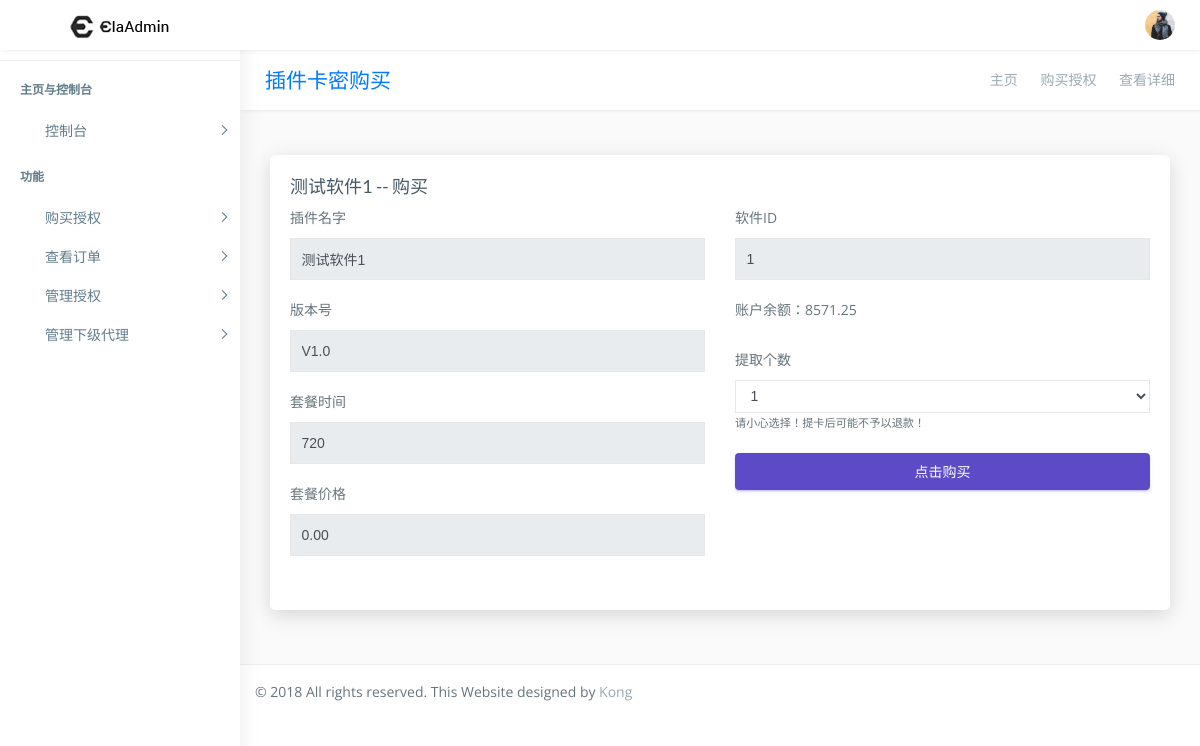
The page /shop/item/1/ (signed in) on the database as committed earlier.
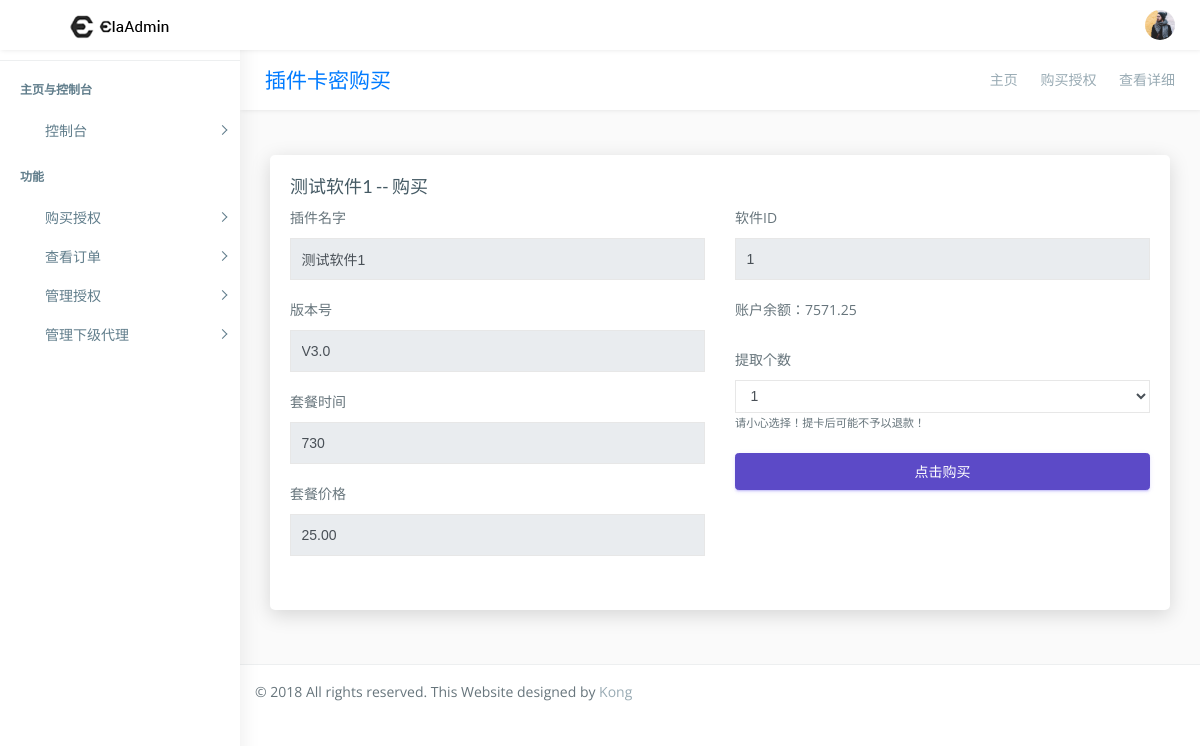
The same page on the database as committed later.
### main_app/models.py (models this page shows, shortened)
class Software(models.Model):
    software_id = models.PositiveIntegerField(verbose_name="软件ID", unique=True)
    software_name = models.CharField(verbose_name="软件名", max_length=30)
    software_version_number = models.CharField(verbose_name="软件版本号", max_length=30,default="V1.0")
    software_each_time = models.PositiveIntegerField(verbose_name="套餐时间（按小时计算）",default=720)
    software_cost = models.DecimalField(max_digits=8,decimal_places=2,verbose_name="软件价格",default=0)
    software_try = models.BooleanField(verbose_name="是否开启试用",default=False)
    software_try_hours = models.PositiveIntegerField(verbose_name="试用时长",default=0)

class Others_info(models.Model):
    user = models.OneToOneField(User)
    balance = models.DecimalField(max_digits=8,decimal_places=2,verbose_name="用户余额",default=0)
    ad = models.CharField(verbose_name="代理广告",max_length=30,default="")
    TOKEN = models.CharField(verbose_name="API密链",max_length=15,unique=True)
    level = models.PositiveIntegerField(verbose_name="等级",default=1)
    up_proxy = models.PositiveIntegerField(verbose_name="上级（默认为0，代表没有上级）",default=0)

### main_app/views/web/base_web.py (the view)
# urls.py: url(r'^shop/item/(?P<software_id>[0-9]+)/$',shop_detail,name="shop_detail"),
@login_required
def shop_detail(request, software_id):
    if request.method == 'GET':
        try:
            user_others_info = Others_info.objects.get(user=request.user)
        except:
            return HttpResponse("出现错误！报告错误号：1000。\n 你可能登陆了多个账户或管理员账户，请登出后再操作！")
        discount = Decimal(1 - (user_others_info.level * 0.05))  # 折扣，输出一个浮点数
        software = Software.objects.get(software_id=software_id)
        software_list = {
            "software_cost":"%.2f" % (software.software_cost*discount),
            "software_id":software.software_id,
            "software_name":software.software_name,
            "software_each_time":software.software_each_time,
            "software_version_number":software.software_version_number,
        }
        context = {"software": software_list, "money": user_others_info.balance}
        return render(request,'items-detail.html',context=context)

### templates/items-detail.html (shortened to what the changed rows need)
{% extends "base.html" %}
{% load staticfiles %}
{% block wrapper %}
        <div class="page-wrapper">
            <div class="container-fluid">
                <div class="row">
                    <div class="col-lg-12">
                        <div class="card">
                            <div class="card-title">
                                <h4>{{ software.software_name }} -- 购买</h4>
                            </div>
                            <div class="card-body">
                                <div class="basic-elements">
                                    <form action="{% url "buy_items" %}" method="post">
                                        <div class="row">
                                            <div class="col-lg-6">
                                                <div class="form-group">
                                                    <label>插件名字</label>
                                                    <input class="form-control" type="text" value="{{ software.software_name }}" disabled="disabled">
                                                </div>
                                                <div class="form-group">
                                                    <label>版本号</label>
                                                    <input class="form-control" type="text" value="{{ software.software_version_number }}" disabled="disabled">
                                                </div>
                                                <div class="form-group">
                                                    <label>套餐时间</label>
                                                    <input class="form-control" type="text" value="{{ software.software_each_time }}" disabled="disabled">
                                                </div>
                                                <div class="form-group">
                                                    <label>套餐价格</label>
                                                    <input class="form-control" type="text" value="{{ software.software_cost }}" disabled="disabled">
                                                </div>
                                            </div>
                                            <div class="col-lg-6">
                                                <div class="form-group">
                                                    <label>账户余额：{{ money }}</label>
                                                </div>
                                            </div>
                                        </div>
                                    </form>
                                </div>
                            </div>
                        </div>
                    </div>
                </div>
            </div>
{% endblock wrapper %}

Rows that differ between the two databases and show on the page:
changed Software "测试软件1": software_version_number "V1.0" → "V3.0"
changed Others_info: balance "8571.25" → "7571.25"
Other text that changed with them:
form field software_each_time: "720" → "730"
form field software_cost: "0.00" → "25.00"
